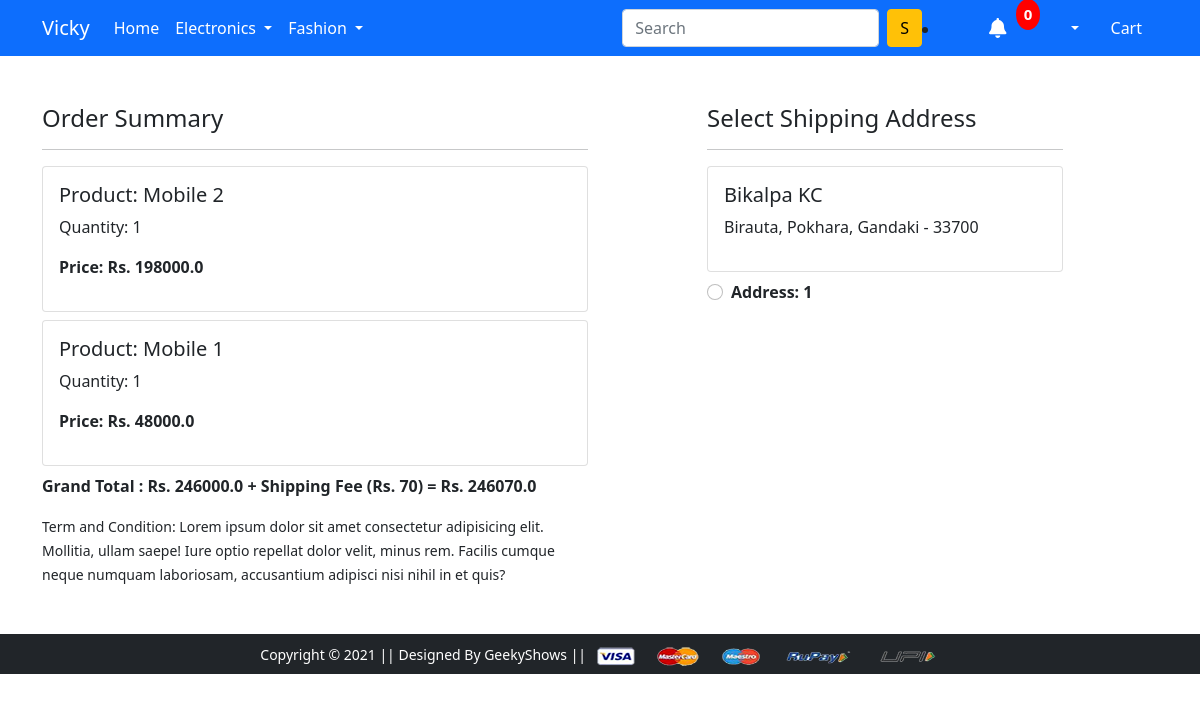
Before: /checkout/ (signed in) with the older database file.
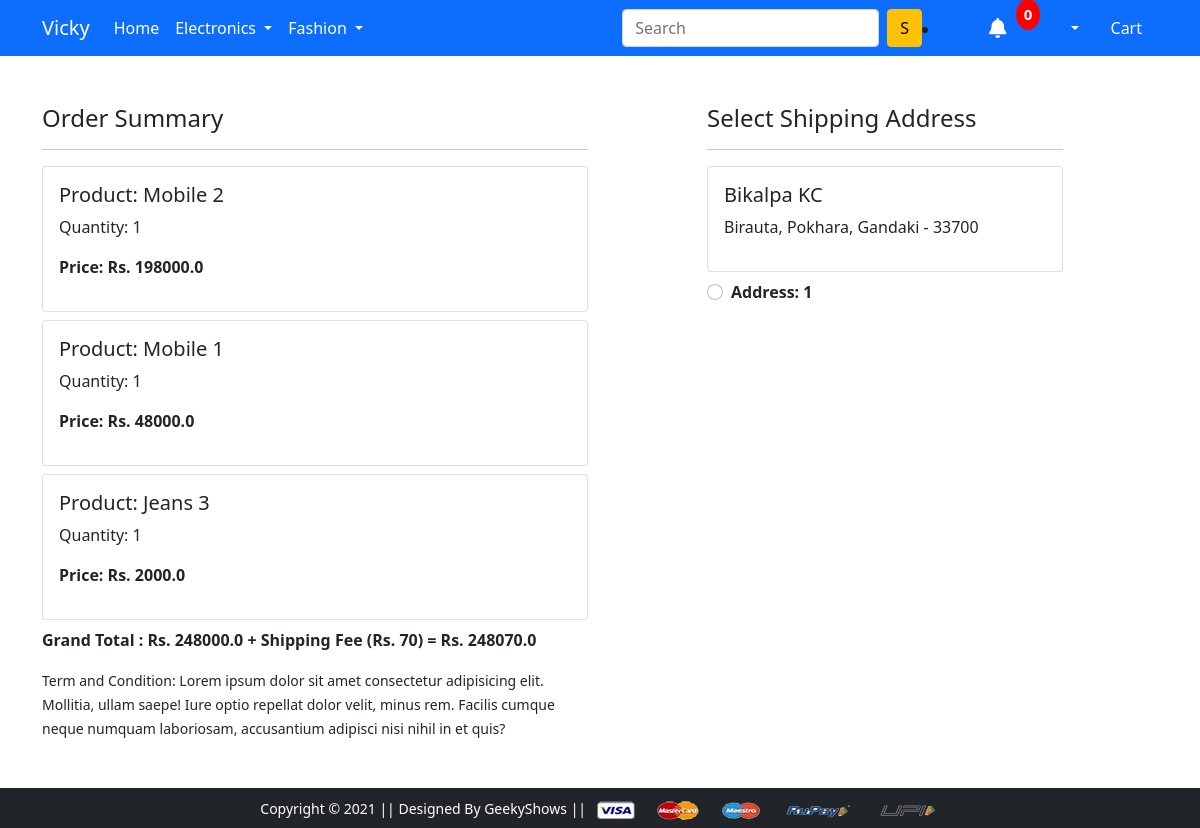
After: the same page with the newer database file.
### app/models.py (models this page shows, shortened)
class Cart(models.Model):
    user=models.ForeignKey(User, on_delete=models.CASCADE)
    product=models.ForeignKey(Product, on_delete=models.CASCADE)
    quantity=models.PositiveIntegerField(default=1)
    @property
    def total_cost_of_each_product(self):
        return self.quantity * self.product.discounted_price

class Product(models.Model):
    title=models.CharField(max_length=100)
    selling_price=models.FloatField()
    discounted_price=models.FloatField()
    description=models.TextField()
    brand=models.CharField(max_length=100)
    category=models.CharField(choices=CATEGORY_CHOICES, max_length=2)
    product_image=models.ImageField(upload_to='productimg')

class Customer(models.Model):
    user=models.ForeignKey(User, on_delete=models.CASCADE)
    name=models.CharField(max_length=200)
    locality=models.CharField(max_length=200)
    city=models.CharField(max_length=50)
    zipcode=models.IntegerField()
    state=models.CharField(choices=STATE_CHOICES, max_length=50)

### app/views.py (the view)
# urls.py: path('checkout/', views.checkout, name='checkout'),
@login_required(login_url='/accounts/login/')
def checkout(request):
 user=request.user
 cart_items=Cart.objects.filter(user=user)
 customer_details=Customer.objects.filter(user=user)
 total_amount=0
 shipping_charge=70
 grand_total_amount=0
 for item in cart_items:
  total_amount = total_amount + (item.product.discounted_price * item.quantity)
  shipping_charge=70
 grand_total_amount=total_amount+shipping_charge
 return render(request, 'app/checkout.html', {'cart_items': cart_items, 'customer_details': customer_details, 'total_amount': total_amount, 'shipping_charge': shipping_charge, 'grand_total_amount': grand_total_amount, 'paypal_client_id': settings.PAYPAL_CLIENT_ID})

### app/templates/app/checkout.html (shortened to what this page needs)
{% extends 'app/base.html' %}
{% load static %}
{% block main-content %}
<div class="container">
  <div class="row mt-5">
    <div class="col-sm-6">
      <h4>Order Summary</h4>
      <hr>
      {% for item in cart_items %}
      <div class="card mb-2">
        <div class="card-body">
          <h5>Product: {{item.product.title}}</h5>
          <p>Quantity: {{item.quantity}}</p>
          <p class="fw-bold">Price: Rs. {{item.total_cost_of_each_product}}</p>
        </div>
      </div>
      {% endfor %}
      <p class="fw-bold">Grand Total : Rs. {{total_amount}} + Shipping Fee (Rs. 70) = Rs. {{grand_total_amount}}</p>
      <small>Term and Condition: Lorem ipsum dolor sit amet consectetur adipisicing elit. Mollitia, ullam saepe! Iure
        optio repellat dolor velit, minus rem. Facilis cumque neque numquam laboriosam, accusantium adipisci nisi nihil
        in et quis?</small>
    </div>
    <div class="col-sm-4 offset-sm-1">
      <h4>Select Shipping Address</h4>
      <hr>
      <form action="/payment-done" id="checkout-form">
        {% for info in customer_details %}
        <div class="card">
          <div class="card-body">
            <h5>{{info.name}}</h5>
            <p>{{info.locality}}, {{info.city}}, {{info.state}} - {{info.zipcode}}</p>
          </div>
        </div>
        <div class="form-check mt-2 mb-5">
          <input class="form-check-input" type="radio" name="customer_id" id="customer_id{{forloop.counter}}"
            value="{{info.id}}">
          <label class="form-check-label fw-bold" for="customer_id{{forloop.counter}}">
            Address: {{forloop.counter}} </label>
        </div>
        {% endfor %}
      </form>
    </div>
  </div>
</div>
{% endblock main-content %}

Changed rows visible on the page:
added Cart: product "Jeans 3", quantity "1", total_cost_of_each_product "2000.0"
Other visible differences:
{{ total_amount }}: "246000.0" → "248000.0"
{{ grand_total_amount }}: "246070.0" → "248070.0"
